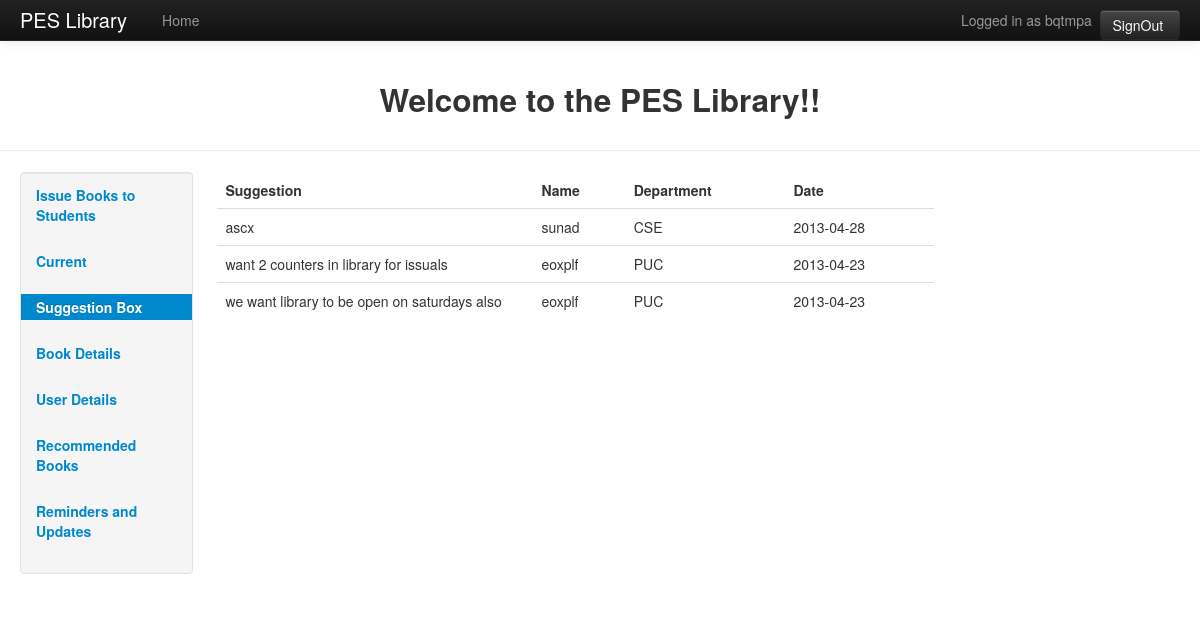
Screenshot of /admin/view_suggestions.php (signed in) with the database file from the repository.
### tables this page shows
CREATE TABLE IF NOT EXISTS `suggestions` (
  `user_id` bigint(20) NOT NULL,
  `date` date NOT NULL,
  `suggestion` varchar(500) NOT NULL,
  PRIMARY KEY (`user_id`,`suggestion`)
);

CREATE TABLE IF NOT EXISTS `user` (
  `Card Number` bigint(6) unsigned NOT NULL AUTO_INCREMENT,
  `Name` varchar(30) NOT NULL,
  `Password` varchar(50) NOT NULL DEFAULT 'pesit',
  `Mobile Number` bigint(12) DEFAULT NULL,
  `Email id` varchar(50) DEFAULT NULL,
  `Department` varchar(6) DEFAULT NULL,
  PRIMARY KEY (`Card Number`)
);

### includes/database.php (called while the page is built, shortened)
<?php
class MySQLDatabase {
	private $connection;
	public function open_connection() {
		$this->connection = mysql_connect(DB_SERVER, DB_USER, DB_PASS);
	}
	public function query($sql) {
		$result = mysql_query($sql, $this->connection);
		return $result;
	}
  public function fetch_array($result_set) {
    return mysql_fetch_array($result_set);
  }
}
?>

### admin/view_suggestions.php (the view, shortened to what this page needs)
<?php
require_once("../includes/initialize.php");
$d = strtotime($_POST['date1']);
$info = getdate($d);
$date = $info['mday'];
$month = $info['mon'];
$year = $info['year'];
$date = "$year-$month-$date";
$date= Date($date);
$sql = "SELECT `user_id`, `date`, `suggestion` FROM `suggestions` WHERE `date` >= '$date'";
$suggestion_box = $db->query( $sql);
?>
<!DOCTYPE html>
<html lang="en">
  <head>
	<link href="../css/bootstrap.css" rel="stylesheet">
  </head>
  <body>
  <div class="navbar navbar-inverse navbar-fixed-top">
      <div class="navbar-inner">
        <div class="container-fluid">
          <a class="brand" href="#">PES Library</a>
          <div class="nav-collapse collapse">
            <p class="navbar-text pull-right">
              Logged in as <a href="#" class="navbar-link"><?=$_SESSION['id']?></a>&nbsp;
			  <button class="btn btn-inverse" onclick="location.href='../logout.php?logout';">SignOut&nbsp;</button>
            </p>
            <ul class="nav">
              <li><a href="admin_home.php">Home</a></li>
            </ul>
          </div>
        </div>
      </div>
    </div>
	<div style="text-align:center;" class="container">
		<p class="lead"><h2>Welcome to the PES Library!!</h2></p>
	</div>
	<hr/>
	<div class="container-fluid">
		<div class="row-fluid">
			<div class="span2">
				<div class="well sidebar-nav">
					<ul class="nav nav-list">
						<li><a href="issue_books.php" data-toggle="tab"><b>Issue Books to Students</b></a></li><br/>
						<li><a href="current.php" data-toggle="tab"><b>Current</b></a></li><br/>
						<li class="active"><a href="suggestion_admin.php" data-toggle="tab"><b>Suggestion Box</b></a></li><br/>
						<li><a href="books.php" data-toggle="tab"><b>Book Details</b></a></li><br/>
						<li><a href="users.php" data-toggle="tab"><b>User Details</b></a></li><br/>
						<li><a href="view_Recommender.php" data-toggle="tab"><b>Recommended Books</b></a></li><br/>
						<li><a href="view_Recommender.php" data-toggle="tab"><b>Reminders and Updates</b></a></li><br/>
					</ul>
				</div>
			</div>
			<div class="span9">
				<div class="tab-content">
				<?php
					echo " <div class='span10'><div class='tab-content'><table class='table table-hover'> ";
					echo "<thead>";
						echo "<tr >";
							echo "<th>"."Suggestion"."</th>";
							echo "<th>"."Name"."</th>";
							echo "<th>"."Department"."</th>";
							echo "<th>"."Date"."</th>";
						echo "</tr >";
					echo "</thead>";
					while ($row_suggestion_box =$db->fetch_array($suggestion_box))
					{
						$sql = "SELECT `Name`, `Department` FROM `user` WHERE `Card Number` = '$row_suggestion_box[0]'";
						$user_info = $db->query( $sql);
						while ($row_user_info = $db->fetch_array ($user_info))
						{
							echo "<tr >";
								echo "<td width='300'>".$row_suggestion_box[2]."</td>";
								echo "<td>".$row_user_info[0]."</td>";
								echo "<td>".$row_user_info[1]."</td>";
								echo "<td>".$row_suggestion_box[1]."</td>";
							echo "</tr>";
						}
					}
					echo "</table></div></div>";
				?>
					</div>
			</div>
		</div>
	</div>
  </body>
</html>

### admin/view_suggestions.php (style rules this page uses)
body { padding-top: 60px; padding-bottom: 40px; }
.sidebar-nav { padding: 9px 0; }

### rows the page displays
suggestions: suggestion "ascx", date "2013-04-28"
user: Name "sunad", Department "CSE"
suggestions: suggestion "want 2 counters in library for issuals", date "2013-04-23"
user: Name "eoxplf", Department "PUC"
suggestions: suggestion "we want library to be open on saturdays also", date "2013-04-23"

### other values shown
$_SESSION['id'] "bqtmpa"
